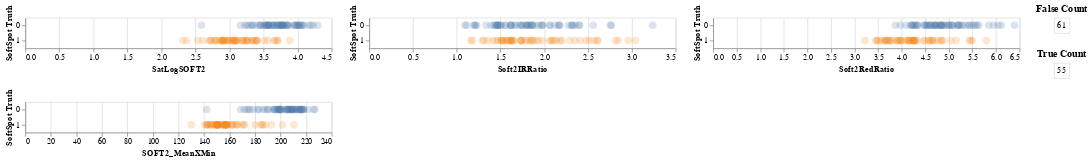

The notebook cell this image was saved under:
### Markdown cell above
# Misc Plot

### Code cell
## set type interval

choice = frame
brush5 = alt.selection_interval(encodings=['x'])

chart = alt.Chart(choice).mark_circle(opacity = 0.2, size = 100).encode(
    alt.Y('Blueberry Has Split Truth:N', title = 'SoftSpot Truth'),
    color = alt.condition(brush5, 'Blueberry Has Split Truth:N', alt.value('lightgray'), legend = None),
).add_selection(
    brush5
)

# Base chart for Matrix
fp = alt.Chart(choice[choice['Blueberry Has Split Truth'] == 0]).mark_text().encode(
  y=alt.Y('count:O',axis=None)
).transform_filter(
    brush5
)

tp = alt.Chart(choice[choice['Blueberry Has Split Truth'] == 1]).mark_text().encode(
  y=alt.Y('count:O',axis=None)
).transform_filter(   
    brush5
)

print('Correlation')
rounding = 3
print([round(corrMisc['SatLogSOFT2']['Blueberry Has Split Truth'], rounding),round(corrMisc['Soft2IRRatio']['Blueberry Has Split Truth'], rounding)])
print([round(corrMisc['SOFT2_MeanXMin']['Blueberry Has Split Truth'], rounding)])

m_0 = fp.encode(text = 'count():N', key = 'Blueberry Has Split Truth').properties(title='False Count')
m_1 = tp.encode(text = 'count():N', key = 'Blueberry Has Split Truth').properties(title='True Count')

(chart.encode(x='SatLogSOFT2:Q') | chart.encode(x='Soft2IRRatio:Q') |  chart.encode(x='Soft2RedRatio:Q')) & chart.encode(x='SOFT2_MeanXMin:Q') | (m_0 & m_1)
